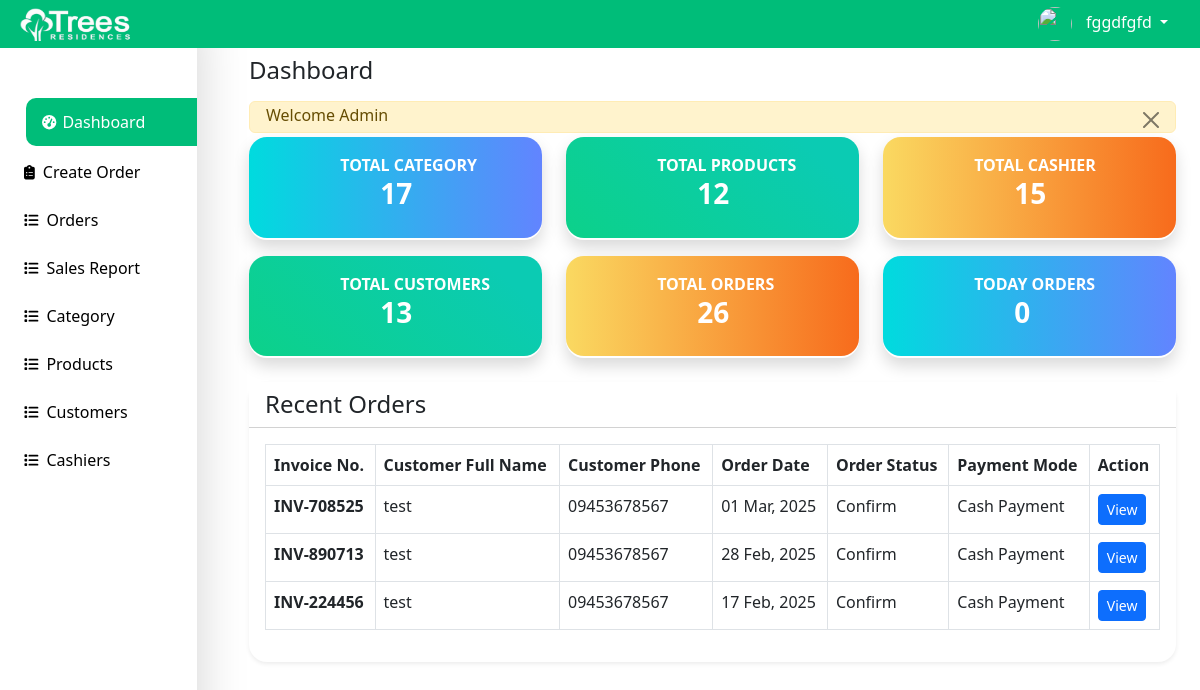
The app's page /cashier/index.php (signed in) with its own data.
### tables this page shows
CREATE TABLE `orders` (
  `id` int(11) NOT NULL,
  `customer_id` int(11) NOT NULL,
  `tracking_no` varchar(100) NOT NULL,
  `invoice_no` varchar(100) NOT NULL,
  `total_amount` varchar(100) NOT NULL,
  `order_date` datetime NOT NULL DEFAULT current_timestamp(),
  `order_status` varchar(100) DEFAULT NULL,
  `payment_mode` varchar(150) NOT NULL,
  `order_placed_by_id` int(11) NOT NULL
);

CREATE TABLE `customer` (
  `cid` int(11) UNSIGNED NOT NULL,
  `fullname` varchar(100) NOT NULL,
  `email` varchar(50) NOT NULL,
  `password` varchar(150) NOT NULL,
  `phone` varchar(25) NOT NULL,
  `isadmin` int(1) UNSIGNED NOT NULL DEFAULT 0
);

### cashier/index.php (the view, shortened to what this page needs)
<?php include('includes/header.php'); ?>
<div class="container-fluid px-4">
                        <div class="row">
                            <div class="col-md-12">
                                <h4 class="mt-0 pt-0 py-2">Dashboard</h4>
                            </div>
                            <div class="col-md-4 mb-3">
                            <div class="card border-left-primary shadow h-100">
                                <div class="card card-body p-3 analytics1" style="margin-bottom: 2px">
                                    <p class="title">Total Category</p>
                                    <h5 class="fw-bold mb-0 total">
                                        <?= getCount('categories') ?>
                                    </h5>
                                </div>
                            </div>
                            </div>
                            <div class="col-md-4 mb-3">
                            <div class="card border-left-primary shadow h-100">
                                <div class="card card-body p-3 analytics2" style="margin-bottom: 2px">
                                    <p class="title">Total Products</p>
                                    <h5 class="fw-bold mb-0 total">
                                        <?= getCount('products') ?>
                                    </h5>
                                </div>
                            </div>
                            </div>
                            <div class="col-md-4 mb-3">
                            <div class="card border-left-primary shadow h-100">
                                <div class="card card-body p-3 analytics3" style="margin-bottom: 2px">
                                    <p class="title">Total Cashier</p>
                                    <h5 class="fw-bold mb-0 total">
                                        <?= getCount('cashiers') ?>
                                    </h5>
                                </div>
                            </div>
                            </div>
                            <div class="col-md-4 mb-3">
                            <div class="card border-left-primary shadow h-100">
                                <div class="card card-body p-3 analytics2" style="margin-bottom: 2px">
                                    <p class="title">Total Customers</p>
                                    <h5 class="fw-bold mb-0 total">
                                        <?= getUniqueCustomerCount('orders', 'customer_id') ?>
                                    </h5>
                                </div>
                            </div>
                            </div>
                            <div class="col-md-4 mb-3">
                            <div class="card border-left-primary shadow h-100">
                                <div class="card card-body p-3 analytics3" style="margin-bottom: 2px">
                                    <p class="title">Total Orders</p>
                                    <h5 class="fw-bold mb-0 total">
                                        <?= getCount('orders') ?>
                                    </h5>
                                </div>
                            </div>
                            </div>
                            <div class="col-md-4 mb-3">
                            <div class="card border-left-primary shadow h-100">
                                <div class="card card-body p-3 analytics1" style="margin-bottom: 2px">
                                    <p class="title">Today Orders</p>
                                    <h5 class="fw-bold mb-0 total">
                                        <?php
                                            $todayDate = date('Y-m-d');
                                            $todayOrders = mysqli_query($conn, "SELECT * FROM orders WHERE order_date='$todayDate' ");
                                            if($todayOrders) {
                                                if(mysqli_num_rows($todayOrders) > 0) {
                                                    $totalCountOrders = mysqli_num_rows($todayOrders);
                                                    echo $totalCountOrders;
                                                }else{
                                                    echo 0;
                                                }
                                            }else{
                                                echo 'Something Went Wrong!';
                                            }
                                        ?>
                                    </h5>
                                </div>
                            </div>
                        </div>
                        </div>
                        <div class="card mt-2 shadow-sm">
        <div class="card-header bg-white">
            <div class="row">
                <div class="col-md-3">
                    <h4 class="mb-0">Recent Orders
                    </h4>
                </div>
            </div>
        </div>
        <div class="card-body">
            <?php
              if(isset($_GET['date']) || isset($_GET['payment_status'])){
                   $orderDate = validate($_GET['date']);
                   $paymentStatus = validate($_GET['payment_status']);
                   if($orderDate != '' && $paymentStatus == ''){
                       $query = "SELECT o.*, c.* FROM orders o, customer c
                       WHERE c.cid = o.customer_id AND o.order_date='$orderDate' ORDER BY o.id DESC";
                   }elseif($orderDate == '' && $paymentStatus != ''){
                       $query = "SELECT o.*, c.* FROM orders o, customer c
                       WHERE c.cid = o.customer_id AND o.payment_mode='$paymentStatus' ORDER BY o.id DESC";
                   }elseif($orderDate != '' && $paymentStatus != ''){
                       $query = "SELECT o.*, c.* FROM orders o, customer c WHERE c.cid = o.customer_id
                       AND o.order_date='$orderDate'
                       AND o.payment_mode='$paymentStatus'
                       ORDER BY o.cid DESC";
                   }else{
                    $query = "SELECT o.*, c.* FROM orders o, customer c
                    WHERE c.cid = o.customer_id ORDER BY o.id DESC";
                   }
              }else{
                $query = "SELECT o.*, c.* FROM orders o, customer c
                WHERE c.cid = o.customer_id ORDER BY o.id DESC";
              }
              $orders = mysqli_query($conn, $query);
              if($orders){
                if(mysqli_num_rows($orders) > 0)
                {
                    ?>
                    <table class="table table-bordered align-items-center justify-content-center" id="datatablesSimple">
                        <thead>
                            <tr>
                                <th>Invoice No.</th>
                                <th>Customer Full Name</th>
                                <th>Customer Phone</th>
                                <th>Order Date</th>
                                <th>Order Status</th>
                                <th>Payment Mode</th>
                                <th>Action</th>
                            </tr>
                        </thead>
                        <tbody>
                            <?php foreach($orders as $orderItem) : ?>
                                <tr>
                                    <td class="fw-bold"><?= $orderItem['invoice_no']; ?></td>
                                    <td><?= $orderItem['fullname']; ?></td>
                                    <td><?= $orderItem['phone']; ?></td>
                                    <td><?= date('d M, Y', strtotime($orderItem['order_date'])); ?></td>
                                    <td><?= $orderItem['order_status']; ?></td>
                                    <td><?= $orderItem['payment_mode']; ?></td>
                                    <td>
                                    <a href="dash-orders-view.php?track=<?= $orderItem['tracking_no']; ?>" class="btn btn-primary mb-0 px-2 btn-sm">View</a>
                                    </td>
                                </tr>
                            <?php endforeach; ?>
                        </tbody>
                    </table>
                    <?php
                }
                else
                {
                    echo "<h5>No Record Available</h5>";
                }
              }
              else
              {
                echo "<h5>Something Went Wrong</h5>";
              }
            ?>
        </div>
    </div>
<?php include('includes/footer.php'); ?>

### cashier/includes/header.php (style rules this page uses)
.container-fluid { background: #fff; }
.card { border-radius: 18px; border: 0px; background: #fff; }
table { background: #fff; }

### cashier/index.php (style rules this page uses)
.title { font-size: 16px; margin: 0 1rem 0 4.7rem; text-transform: uppercase; font-weight: bold; }
.total { font-size: 28px; margin: 0 1rem 0 7.2rem; text-transform: uppercase; font-weight: bold; }
.analytics1 { color: white; height: 6.3rem; background-color: #00DBDE; background-image: linear-gradient(90deg, #00DBDE 0%, #6284ff 100%); }
.analytics2 { color: white; height: 6.3rem; background-color: #ffffff; background-image: linear-gradient(43deg, #ffffff 0%, #0cd18a 1%, #0bcbb3 85%); }
.analytics3 { color: white; height: 6.3rem; background-color: #FAD961; background-image: linear-gradient(90deg, #FAD961 0%, #F76B1C 100%); }

### records on screen
orders: invoice_no "INV-708525", customer.fullname "test", customer.phone "09453678567", order_date "01 Mar, 2025", order_status "Confirm", payment_mode "Cash Payment"
orders: invoice_no "INV-890713", customer.fullname "test", customer.phone "09453678567", order_date "28 Feb, 2025", order_status "Confirm", payment_mode "Cash Payment"
orders: invoice_no "INV-224456", customer.fullname "test", customer.phone "09453678567", order_date "17 Feb, 2025", order_status "Confirm", payment_mode "Cash Payment"

### other values on screen
$_SESSION['loggedInUser']['name'] "fggdfgfd"
$_SESSION['status'] "Welcome Admin"
getCount('categories') "17"
getCount('products') "12"
getCount('cashiers') "15"
getUniqueCustomerCount('orders', 'customer_id') "13"
getCount('orders') "26"
